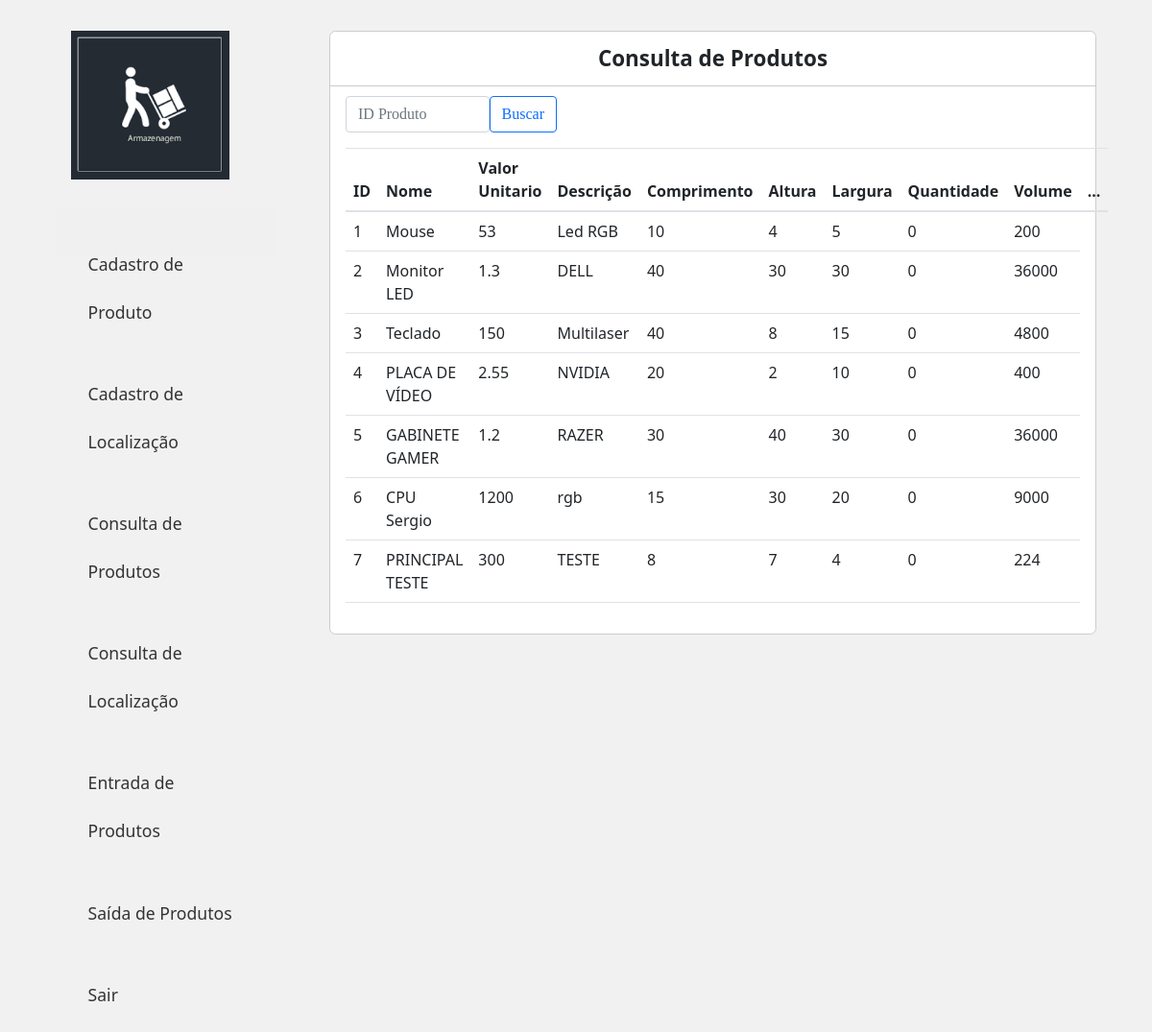
/Stoq/consulta.php, run on the app's committed database.
### tables this page shows
CREATE TABLE `tbdcadprod` (
  `id_Produto` int(11) NOT NULL,
  `nm_Produto` varchar(50) NOT NULL,
  `vl_Valor` double NOT NULL,
  `ds_Produto` varchar(50) NOT NULL,
  `comp_Produto` double NOT NULL,
  `alt_Produto` double NOT NULL,
  `larg_Produto` double NOT NULL,
  `qtd_Produto` int(20) NOT NULL,
  `volume_Produto` float NOT NULL
);

### Stoq/consulta.php (the view, shortened to what this page needs)
<?php
	require_once 'header.php';
	require_once 'conection.php';
?>
<main class="col-sm-9">
	<div class="principal">
		<div class="titulo">
			Consulta de Produtos
		</div>
		<div class="conteudo">
			<div class="item">
				<form method="POST" action="L_consulta.php">
					<input class="form-control" type="search" style="position: absolute; width: 150px; top: 100px; font-family:'calibri';" name="result" placeholder="ID Produto"><br><br>
					<button class="btn btn-outline-primary" type="submit" style="position: absolute; right: 590px; top: 100px; font-family:'calibri';" >Buscar</button>
				</form>
				<table class="table">
				  <thead>
				    <tr>
					  <th scope="col">ID</th>
				      <th scope="col">Nome</th>
					  <th scope="col">Valor Unitario</th>
				      <th scope="col">Descrição</th>
					  <th scope="col">Comprimento</th>
					  <th scope="col">Altura</th>
					  <th scope="col">Largura</th>
				      <th scope="col">Quantidade</th>
				      <th scope="col">Volume</th>
					  <th scope="col">...</th>
				    </tr>
				  </thead>
				  <tbody>
				  	<?php
				  		$stmt = $conn->prepare("SELECT * FROM tbdcadprod");
						$stmt->execute();
						$results = $stmt->fetchAll(PDO::FETCH_ASSOC);
				  		foreach($results as $row => $value){
								echo "<tr>";
								echo "<td>" . $value['id_Produto'] . "</td>";
								echo "<td>" . $value['nm_Produto'] . "</td>";
								echo "<td>" . $value['vl_Valor'] . "</td>";
								echo "<td>" . $value['ds_Produto'] . "</td>";
								echo "<td>" . $value['comp_Produto'] . "</td>";
								echo "<td>" . $value['alt_Produto'] . "</td>";
								echo "<td>" . $value['larg_Produto'] . "</td>";
								echo "<td>" . $value['qtd_Produto'] . "</td>";
								echo "<td>" . $value['volume_Produto'] . "</td>";
							}
				  	?>
				  </tbody>
				</table>
			</div>
		</div>
	</div>
</main>

### Stoq/assets/css/styles.css (style rules this page uses)
body { background: #f1f1f1; }
.principal { margin: 2em 1em; background: #fff; border: 1px solid #ccc; border-radius: .4em; }
.principal .titulo { padding: .5em 1em; font-size: 1.4em; font-weight: bold; border-bottom: 1px solid #ccc; text-align: center; }
.principal .conteudo { padding: 1em; }

### data on the page
tbdcadprod: id_Produto "1", nm_Produto "Mouse", vl_Valor "53", ds_Produto "Led RGB", comp_Produto "10", alt_Produto "4", larg_Produto "5", qtd_Produto "0", volume_Produto "200"
tbdcadprod: id_Produto "2", nm_Produto "Monitor LED", vl_Valor "1.3", ds_Produto "DELL", comp_Produto "40", alt_Produto "30", larg_Produto "30", qtd_Produto "0", volume_Produto "36000"
tbdcadprod: id_Produto "3", nm_Produto "Teclado", vl_Valor "150", ds_Produto "Multilaser", comp_Produto "40", alt_Produto "8", larg_Produto "15", qtd_Produto "0", volume_Produto "4800"
tbdcadprod: id_Produto "4", nm_Produto "PLACA DE VÍDEO", vl_Valor "2.55", ds_Produto "NVIDIA", comp_Produto "20", alt_Produto "2", larg_Produto "10", qtd_Produto "0", volume_Produto "400"
tbdcadprod: id_Produto "5", nm_Produto "GABINETE GAMER", vl_Valor "1.2", ds_Produto "RAZER", comp_Produto "30", alt_Produto "40", larg_Produto "30", qtd_Produto "0", volume_Produto "36000"
tbdcadprod: id_Produto "6", nm_Produto "CPU Sergio", vl_Valor "1200", ds_Produto "rgb", comp_Produto "15", alt_Produto "30", larg_Produto "20", qtd_Produto "0", volume_Produto "9000"
tbdcadprod: id_Produto "7", nm_Produto "PRINCIPAL TESTE", vl_Valor "300", ds_Produto "TESTE", comp_Produto "8", alt_Produto "7", larg_Produto "4", qtd_Produto "0", volume_Produto "224"
